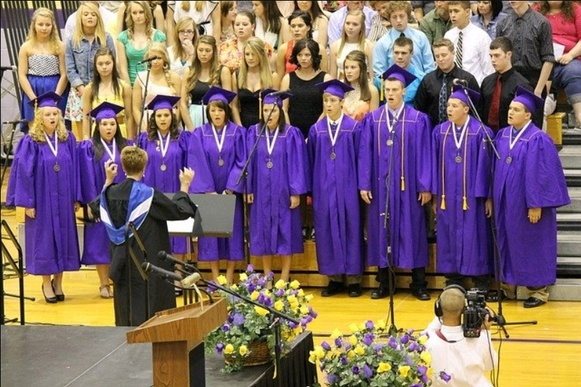
#> input picture Instant Training/face detection/image 1.jpg, 581 x 387 px, shrunk from 800 x 532 before the run
$ jupyter execute 'face-detection using cv.ipynb'
#> lines starting #> are read from the running program, lines starting #| are printed output that depends on the picture
# Computer Vision - Face Detection from Images using openCV
In this notebook, we will understand Face Detection from the images using openCV

## Load the libraries

[cell 1]
# Load the libraries

import numpy as np
import cv2
import matplotlib as mpl
import matplotlib.pyplot as plt
import os

## Loading Haarcascade file for face detection

[cell 2]
# Loading haarcascade file for face detection

path = "haarcascade_frontalface_alt.xml"
# path = "../input/fdimages/haarcascade_frontalcatface_extended.xml"

fd=cv2.CascadeClassifier(path)

## Face Detection - 1

[cell 3]
# Face Detection - 1 face

# loading image
ImgPath="image 1.jpg"
img=plt.imread(ImgPath)
#> img is the input picture: shape (387, 581, 3); mean R, G, B 126.3, 105, 106.8
print(img.shape) # printing shape of image. It is colour so 124 x 408 pixel having 3 channel - RGB
#| (387, 581, 3)
#print(img) # printing array value of image
plt.imshow(img)
plt.show() # printing image

# Face detection
# The haarcascade classifier provides the location of the human face/faces
# It will provide top, left, width and hight

corners=fd.detectMultiScale(img)
#> corners = 21 rows, first 6: [127, 4, 22, 22], [442, 2, 22, 22], [79, 6, 22, 22], [388, 8, 22, 22], [32, 15, 23, 23], [230, 15, 22, 22]
print(corners)
#> (printed output is left out)

# draw box on the face detected
for (x,y,w,h) in corners:
      cv2.rectangle(img,(x,y),(x+w,y+h),[255,0,0],2) # we are drawing box with red colour
#> this loop made 21 passes
#> (x, y, w, h) on passes 1 to 12: (127, 4, 22, 22), (442, 2, 22, 22), (79, 6, 22, 22), (388, 8, 22, 22), (32, 15, 23, 23), (230, 15, 22, 22), (340, 15, 22, 22), (285, 17, 24, 24), (194, 42, 21, 21), (240, 46, 22, 22), (389, 44, 24, 24), (294, 47, 22, 22)

plt.imshow(img)
plt.show()

## Face Detection - 2

[cell 4]
# Face Detection - 2 face
# loading image
ImgPath="image 2.jpg"
img=plt.imread(ImgPath)
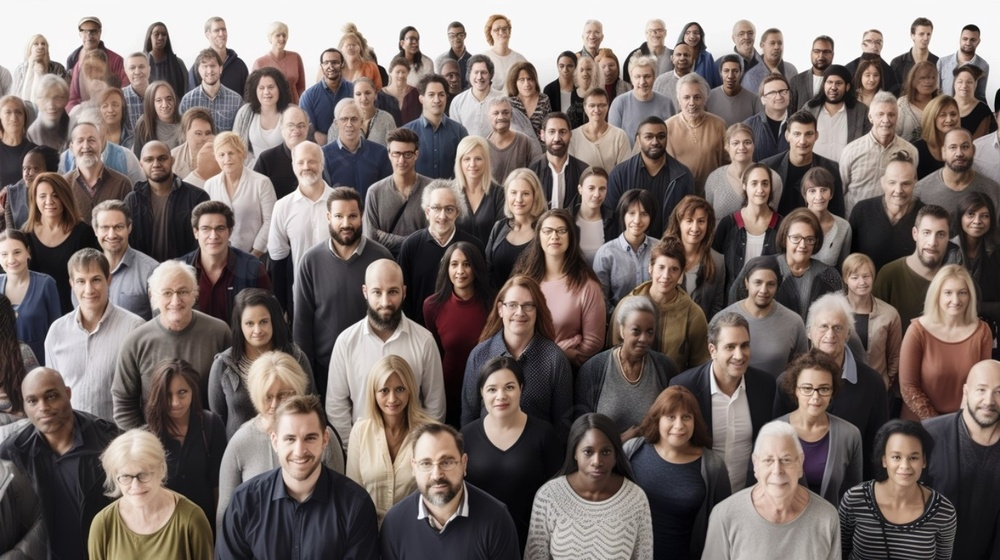
#> input picture Instant Training/face detection/image 2.jpg, 1000 x 560 px, shrunk from 1376 x 771 before the run
#> img is the input picture: shape (560, 1000, 3); mean R, G, B 121.2, 108.7, 104.2
print(img.shape) # printing shape of image. It is colour so 124 x 408 pixel having 3 channel - RGB
#| (560, 1000, 3)
#print(img) # printing array value of image
plt.imshow(img)
plt.show() # printing image

# Face detection
# The haarcascade classifier provides the location of the human face/faces
# It will provide top, left, width and hight

corners=fd.detectMultiScale(img)
#> corners = 79 rows, first 6: [581, 23, 23, 23], [681, 25, 22, 22], [912, 26, 23, 23], [958, 31, 22, 22], [763, 34, 24, 24], [808, 42, 26, 26]
print(corners)
#> (printed output is left out)

# draw box on the face detected
for (x,y,w,h) in corners:
      cv2.rectangle(img,(x,y),(x+w,y+h),[255,0,0],2) # we are drawing box with red colour
#> this loop made 79 passes
#> (x, y, w, h) on passes 1 to 12: (581, 23, 23, 23), (681, 25, 22, 22), (912, 26, 23, 23), (958, 31, 22, 22), (763, 34, 24, 24), (808, 42, 26, 26), (672, 47, 21, 21), (318, 53, 26, 26), (554, 57, 25, 25), (124, 57, 27, 27), (197, 57, 24, 24), (574, 62, 22, 22)

plt.imshow(img)
plt.show()

## Face Detection - 3

[cell 5]
# Face Detection - 1 face

# loading image
ImgPath="image 3.jpg"
img=plt.imread(ImgPath)
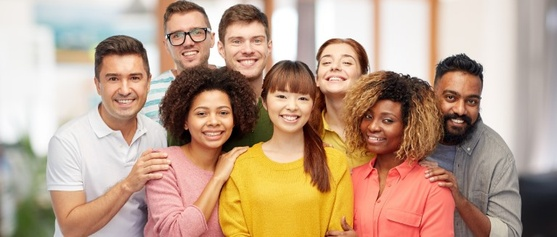
#> input picture Instant Training/face detection/image 3.jpg, 557 x 237 px, shrunk from 767 x 326 before the run
#> img is the input picture: shape (237, 557, 3); mean R, G, B 189.4, 159.6, 137.3
print(img.shape) # printing shape of image. It is colour so 124 x 408 pixel having 3 channel - RGB
#| (237, 557, 3)
#print(img) # printing array value of image
plt.imshow(img)
plt.show() # printing image

# Face detection
# The haarcascade classifier provides the location of the human face/faces
# It will provide top, left, width and hight

corners=fd.detectMultiScale(img)
#> corners = [[186, 92, 53, 53], [220, 20, 54, 54], [161, 13, 54, 54], [313, 43, 48, 48], [96, 56, 58, 58], [432, 75, 58, 58], [263, 73, 58, 58]]
#print(corners)

# draw box on the face detected
for (x,y,w,h) in corners:
    cv2.rectangle(img,(x,y),(x+w,y+h),[255,0,0],2) # we are drawing box with red colour
#> this loop made 7 passes

plt.imshow(img)
plt.show()
